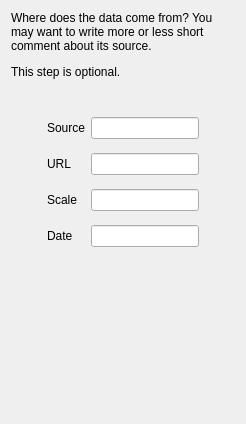
     <widget class="QWidget" name="pg7Source">
      <layout class="QVBoxLayout" name="verticalLayout_6">
       <item>
        <widget class="QLabel" name="lblSelectSource">
         <property name="styleSheet">
          <string notr="true">font: 11pt &quot;Ubuntu&quot;;</string>
         </property>
         <property name="text">
          <string>&lt;html&gt;&lt;head/&gt;&lt;body&gt;&lt;p&gt;Where does the data come from? You may want to write more or less short comment about its source.&lt;/p&gt;&lt;p&gt;This step is optional.&lt;/p&gt;&lt;/body&gt;&lt;/html&gt;</string>
         </property>
         <property name="alignment">
          <set>Qt::AlignLeading|Qt::AlignLeft|Qt::AlignTop</set>
         </property>
         <property name="wordWrap">
          <bool>true</bool>
         </property>
        </widget>
       </item>
       <item>
        <spacer name="verticalSpacer_11">
         <property name="orientation">
          <enum>Qt::Vertical</enum>
         </property>
         <property name="sizeType">
          <enum>QSizePolicy::Fixed</enum>
         </property>
         <property name="sizeHint" stdset="0">
          <size>
           <width>20</width>
           <height>32</height>
          </size>
         </property>
        </spacer>
       </item>
       <item>
        <layout class="QGridLayout" name="gridLayout_4">
         <item row="4" column="1">
          <widget class="QLabel" name="lblScale">
           <property name="styleSheet">
            <string notr="true">font: 11pt &quot;Ubuntu&quot;;</string>
           </property>
           <property name="text">
            <string>Scale</string>
           </property>
           <property name="buddy">
            <cstring>leSource_scale</cstring>
           </property>
          </widget>
         </item>
         <item row="6" column="1">
          <widget class="QLabel" name="lblDate">
           <property name="styleSheet">
            <string notr="true">font: 11pt &quot;Ubuntu&quot;;</string>
           </property>
           <property name="text">
            <string>Date</string>
           </property>
           <property name="buddy">
            <cstring>leSource_date</cstring>
           </property>
          </widget>
         </item>
         <item row="2" column="2">
          <widget class="QLineEdit" name="leSource_url">
           <property name="styleSheet">
            <string notr="true">font: 11pt &quot;Ubuntu&quot;;</string>
           </property>
          </widget>
         </item>
         <item row="6" column="2">
          <widget class="QLineEdit" name="leSource_date">
           <property name="styleSheet">
            <string notr="true">font: 11pt &quot;Ubuntu&quot;;</string>
           </property>
          </widget>
         </item>
         <item row="3" column="2">
          <spacer name="verticalSpacer_20">
           <property name="orientation">
            <enum>Qt::Vertical</enum>
           </property>
           <property name="sizeType">
            <enum>QSizePolicy::Fixed</enum>
           </property>
           <property name="sizeHint" stdset="0">
            <size>
             <width>20</width>
             <height>8</height>
            </size>
           </property>
          </spacer>
         </item>
         <item row="4" column="2">
          <widget class="QLineEdit" name="leSource_scale">
           <property name="styleSheet">
            <string notr="true">font: 11pt &quot;Ubuntu&quot;;</string>
           </property>
          </widget>
         </item>
         <item row="0" column="0">
          <spacer name="horizontalSpacer_6">
           <property name="orientation">
            <enum>Qt::Horizontal</enum>
           </property>
           <property name="sizeType">
            <enum>QSizePolicy::Fixed</enum>
           </property>
           <property name="sizeHint" stdset="0">
            <size>
             <width>36</width>
             <height>20</height>
            </size>
           </property>
          </spacer>
         </item>
         <item row="0" column="1">
          <widget class="QLabel" name="lblSource">
           <property name="styleSheet">
            <string notr="true">font: 11pt &quot;Ubuntu&quot;;</string>
           </property>
           <property name="text">
            <string>Source</string>
           </property>
           <property name="buddy">
            <cstring>leSource</cstring>
           </property>
          </widget>
         </item>
         <item row="0" column="2">
          <widget class="QLineEdit" name="leSource">
           <property name="styleSheet">
            <string notr="true">font: 11pt &quot;Ubuntu&quot;;</string>
           </property>
          </widget>
         </item>
         <item row="0" column="3">
          <spacer name="horizontalSpacer_7">
           <property name="orientation">
            <enum>Qt::Horizontal</enum>
           </property>
           <property name="sizeType">
            <enum>QSizePolicy::Fixed</enum>
           </property>
           <property name="sizeHint" stdset="0">
            <size>
             <width>36</width>
             <height>20</height>
            </size>
           </property>
          </spacer>
         </item>
         <item row="2" column="1">
          <widget class="QLabel" name="lblURL">
           <property name="styleSheet">
            <string notr="true">font: 11pt &quot;Ubuntu&quot;;</string>
           </property>
           <property name="text">
            <string>URL</string>
           </property>
           <property name="buddy">
            <cstring>leSource_url</cstring>
           </property>
          </widget>
         </item>
         <item row="1" column="2">
          <spacer name="verticalSpacer_19">
           <property name="orientation">
            <enum>Qt::Vertical</enum>
           </property>
           <property name="sizeType">
            <enum>QSizePolicy::Fixed</enum>
           </property>
           <property name="sizeHint" stdset="0">
            <size>
             <width>20</width>
             <height>8</height>
            </size>
           </property>
          </spacer>
         </item>
         <item row="5" column="2">
          <spacer name="verticalSpacer_21">
           <property name="orientation">
            <enum>Qt::Vertical</enum>
           </property>
           <property name="sizeType">
            <enum>QSizePolicy::Fixed</enum>
           </property>
           <property name="sizeHint" stdset="0">
            <size>
             <width>20</width>
             <height>8</height>
            </size>
           </property>
          </spacer>
         </item>
        </layout>
       </item>
       <item>
        <spacer name="verticalSpacer_12">
         <property name="orientation">
          <enum>Qt::Vertical</enum>
         </property>
         <property name="sizeHint" stdset="0">
          <size>
           <width>20</width>
           <height>166</height>
          </size>
         </property>
        </spacer>
       </item>
      </layout>
     </widget>
